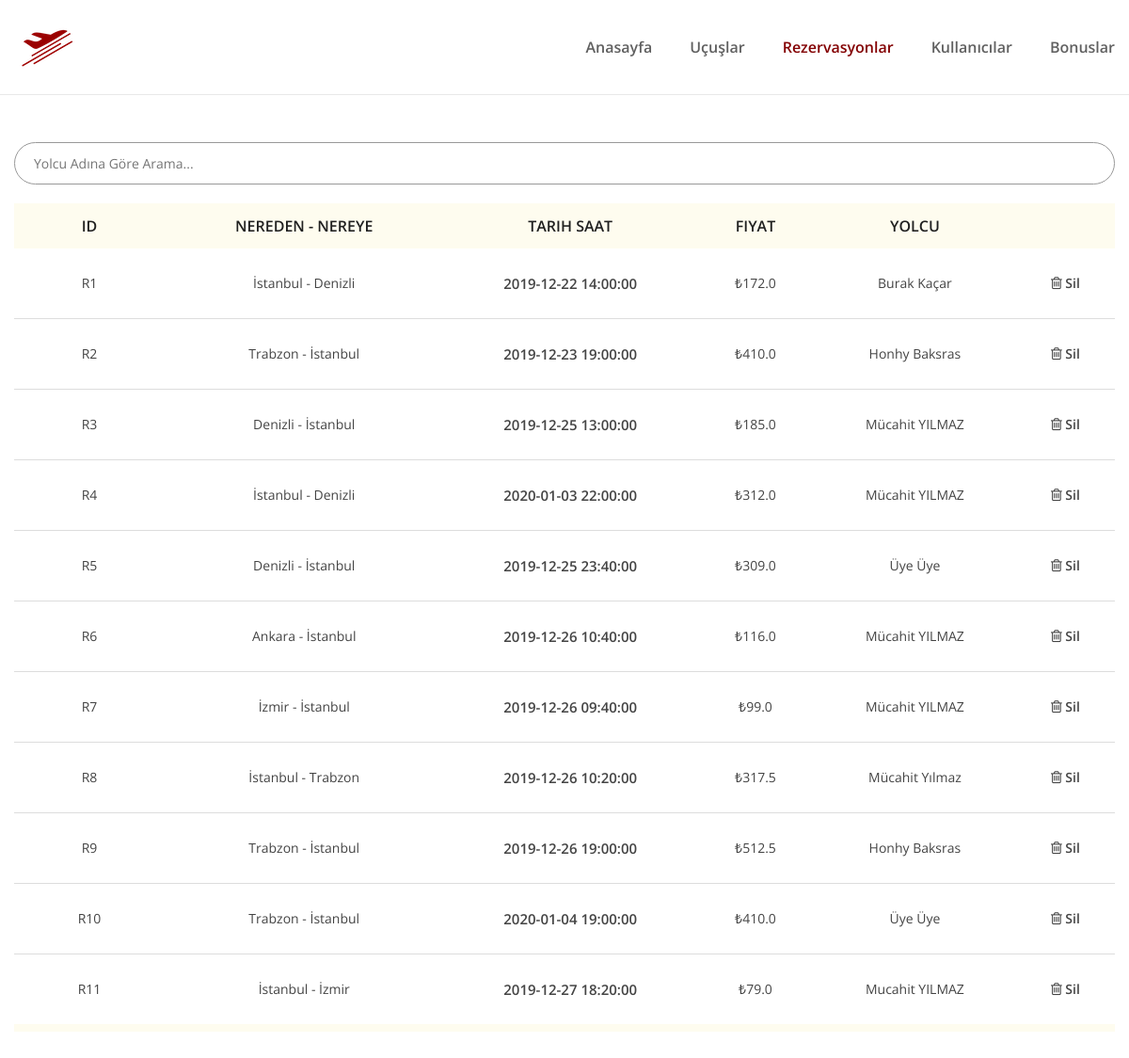
Page /admin/rezervasyonlar (signed in) on the committed database.
### app.py (models this page shows)
    class KullaniciUcuslar(db.Model):
        __tablename__ = 'kullanici_ucuslar'
        id = db.Column(db.Integer(), primary_key=True)
        departure = db.Column(db.String(100), nullable=False, server_default='')
        arrival = db.Column(db.String(100), nullable=False, server_default='')
        datetime = db.Column(db.String(100), nullable=False, server_default='')
        price = db.Column(db.String(30), nullable=False, server_default='0')
        passenger_name = db.Column(db.String(100), nullable=False, server_default='')
        user_id = db.Column(db.Integer(), db.ForeignKey('users.id', ondelete='CASCADE'))

### app.py (the view)
    @app.route('/admin/rezervasyonlar')
    @roles_required('Admin')
    def admin_rezervasyon():
        rezervasyonlar = KullaniciUcuslar.query.order_by(KullaniciUcuslar.id).all()
        return render_template('admin/rezervasyon.html', rezervasyonlar = rezervasyonlar)

### templates/admin/rezervasyon.html (shortened to what this page needs)
{% include 'admin/header.html' %}
<div class="page-section section pt-50 pb-50">
  <div class="container">
    <form class="contact-form mb-20">
       <input id="input_rezervasyon" type="text" onkeyup="myFunction()" placeholder="Yolcu Adına Göre Arama...">
    </form>
     <div class="cart-table table-responsive mb-40">
       <table class="table" id="RezTable">
           <thead>
               <tr>
                   <th class="pro-thumbnail">ID</th>
                   <th class="pro-title">Nereden - Nereye</th>
                   <th class="pro-price">Tarih Saat</th>
                   <th class="pro-price">Fiyat</th>
                   <th class="pro-remove">Yolcu</th>
                   <th class="pro-remove"></th>
               </tr>
           </thead>
           <tbody>
             {% for rezervasyon in rezervasyonlar %}
             <tr>
                 <td class="pro-thumbnail">R{{rezervasyon.id}}</td>
                 <td class="pro-title">{{rezervasyon.departure}} - {{rezervasyon.arrival}}</td>
                 <td class="pro-price"><span>{{rezervasyon.datetime}}</span></td>
                 <td class="pro-price">₺{{rezervasyon.price}}</td>
                 <td class="pro-remove">{{rezervasyon.passenger_name}}</td>
                 <td class="pro-remove"><a href="/admin/rezervasyon_sil/{{rezervasyon.id}}"><i class="fa fa-trash-o"></i> Sil</a></td>
             </tr>
             {% endfor %}
           </tbody>
       </table>
     </div>
  </div>
</div>
{% include 'admin/footer.html' %}

### rows in the picture
KullaniciUcuslar: id "1", departure "İstanbul", arrival "Denizli", datetime "2019-12-22 14:00:00", price "172.0", passenger_name "Burak Kaçar"
KullaniciUcuslar: id "2", departure "Trabzon", arrival "İstanbul", datetime "2019-12-23 19:00:00", price "410.0", passenger_name "Honhy Baksras"
KullaniciUcuslar: id "3", departure "Denizli", arrival "İstanbul", datetime "2019-12-25 13:00:00", price "185.0", passenger_name "Mücahit YILMAZ"
KullaniciUcuslar: id "4", departure "İstanbul", arrival "Denizli", datetime "2020-01-03 22:00:00", price "312.0", passenger_name "Mücahit YILMAZ"
KullaniciUcuslar: id "5", departure "Denizli", arrival "İstanbul", datetime "2019-12-25 23:40:00", price "309.0", passenger_name "Üye Üye"
KullaniciUcuslar: id "6", departure "Ankara", arrival "İstanbul", datetime "2019-12-26 10:40:00", price "116.0", passenger_name "Mücahit YILMAZ"
KullaniciUcuslar: id "7", departure "İzmir", arrival "İstanbul", datetime "2019-12-26 09:40:00", price "99.0", passenger_name "Mücahit YILMAZ"
KullaniciUcuslar: id "8", departure "İstanbul", arrival "Trabzon", datetime "2019-12-26 10:20:00", price "317.5", passenger_name "Mücahit Yılmaz"
KullaniciUcuslar: id "9", departure "Trabzon", arrival "İstanbul", datetime "2019-12-26 19:00:00", price "512.5", passenger_name "Honhy Baksras"
KullaniciUcuslar: id "10", departure "Trabzon", arrival "İstanbul", datetime "2020-01-04 19:00:00", price "410.0", passenger_name "Üye Üye"
KullaniciUcuslar: id "11", departure "İstanbul", arrival "İzmir", datetime "2019-12-27 18:20:00", price "79.0", passenger_name "Mucahit YILMAZ"
